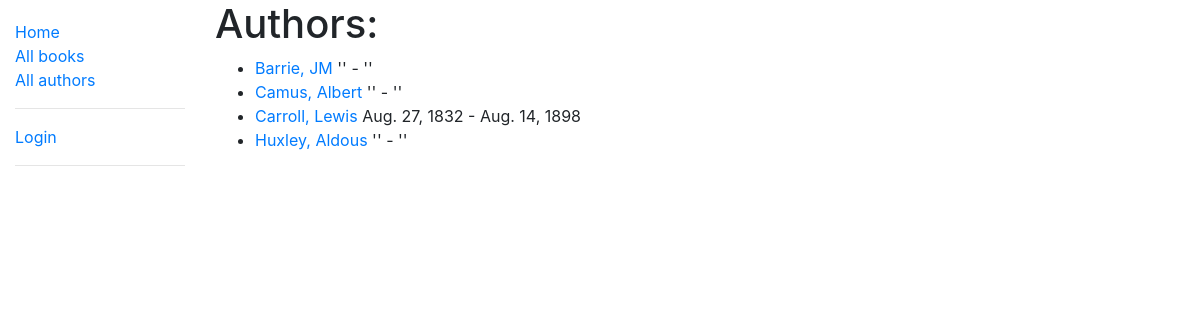
The app's page /catalog/authors/, older data.
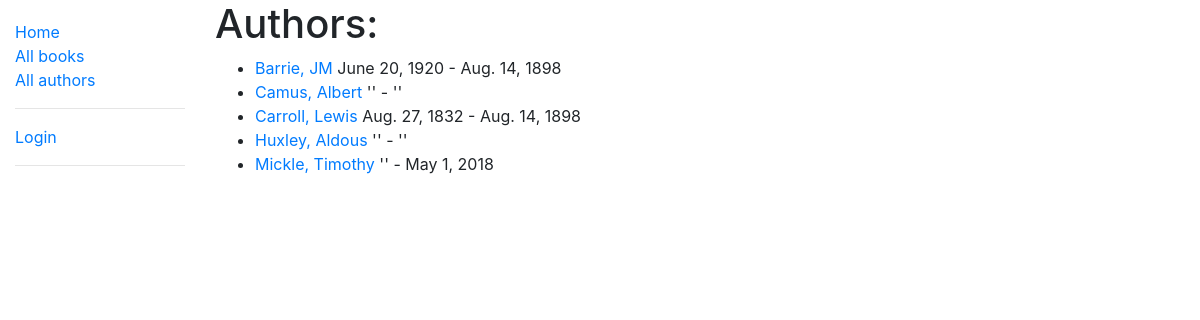
The same page, newer data.
### catalog/models.py (models this page shows, shortened)
class Author(models.Model):
    first_name = models.CharField(max_length=100)
    last_name = models.CharField(max_length=100)
    date_of_birth = models.DateField(null=True, blank=True)
    date_of_death = models.DateField('died', null=True, blank=True)
    class Meta:
        ordering = ['last_name', 'first_name']
        permissions = (("can_edit", "Can CRUD Authors"),)
    def get_absolute_url(self):
        return reverse('author-detail', args=[str(self.id)])

### catalog/views.py (the view)
# urls.py: path('authors/', views.AuthorListView.as_view(), name='authors'),
class AuthorListView(generic.ListView):
    model = Author
    paginate_by = 10

### catalog/templates/catalog/author_list.html (shortened to what this page needs)
{% extends "base_generic.html" %}
{% block content %}
  <h1>Authors:</h1>
  {% if author_list %}
  <ul>
    {% for author in author_list %}
      <li>
        <a href="{{ author.get_absolute_url }}">{{ author.last_name  }}, {{author.first_name}}</a> {% if author.date_of_birth %}
        {{ author.date_of_birth}}
        {% else %}
        ''
        {% endif %}
        -
        {% if author.date_of_death %}
        {{ author.date_of_death}}
        {% else %}
        ''
        {% endif %}
      </li>
    {% endfor %}
  </ul>
  {% else %}
    <p>There are no authors in the library's logs.</p>
  {% endif %}
{% endblock %}

Row changes from the older to the newer data that the page shows:
changed Author "Barrie": date_of_birth (not shown) → "June 20, 1920"; date_of_death (not shown) → "Aug. 14, 1898"; no longer shows "''"
added Author: last_name "Mickle", first_name "Timothy", date_of_death "May 1, 2018"
